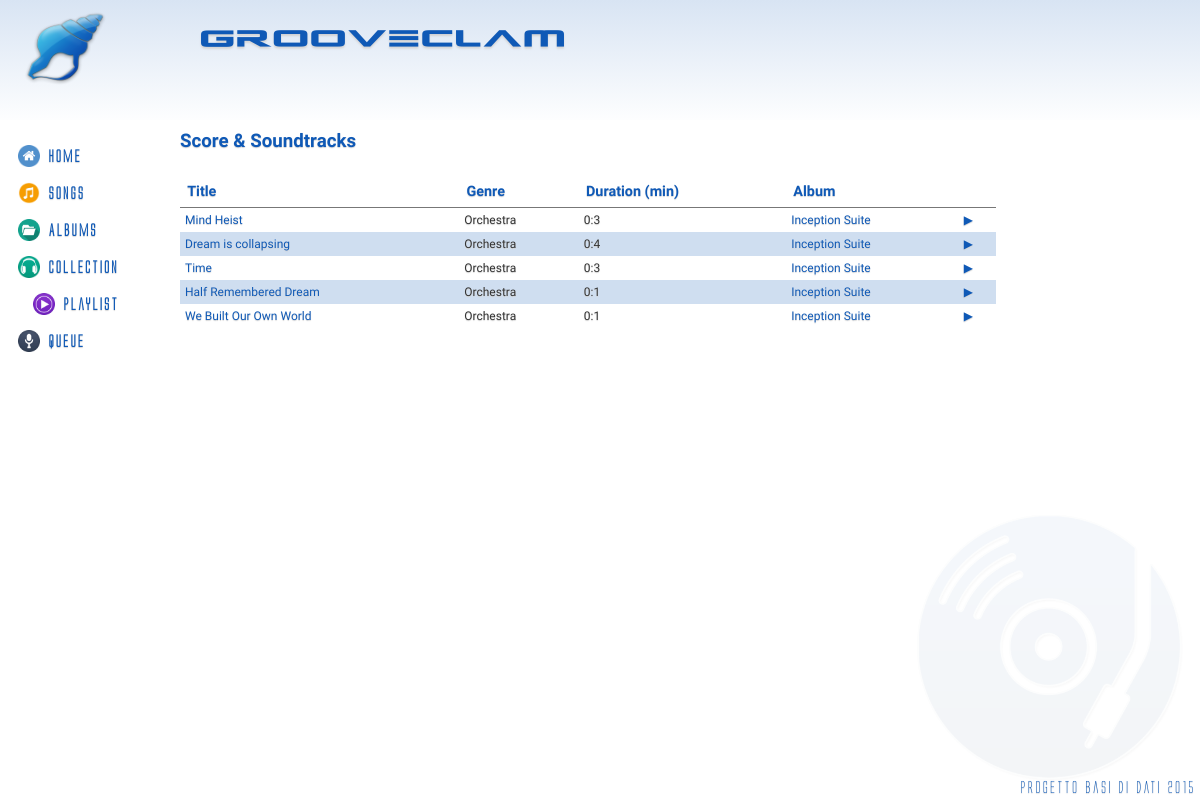
Page /?controller=playlist&action=show&id=1 on the earlier database version.
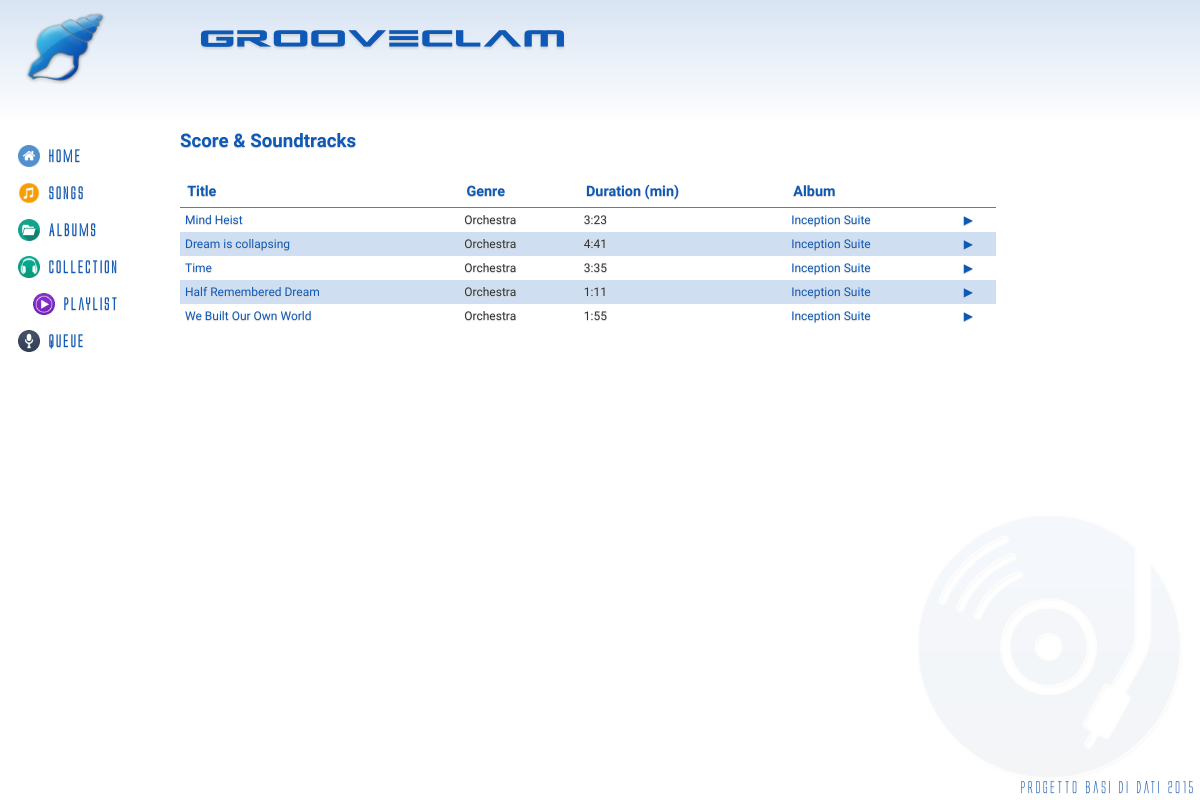
Same page on the later database version.
### tables this page shows
CREATE TABLE IF NOT EXISTS `Song` (
	`IdSong` INT(11) NOT NULL AUTO_INCREMENT,
	`IdAlbum` INT(11) NOT NULL,
	`Title` VARCHAR(140) NOT NULL,
	`Genre` VARCHAR(40) NOT NULL,
	`Duration` INT(11),
	`IdImage` INT(11) NOT NULL,
	PRIMARY KEY(`IdSong`),
	FOREIGN KEY(`IdAlbum`) REFERENCES Album(`IdAlbum`) ON DELETE CASCADE ON UPDATE CASCADE,
	FOREIGN KEY(`IdImage`) REFERENCES Cover(`IdImage`) ON DELETE CASCADE ON UPDATE CASCADE
);

CREATE TABLE IF NOT EXISTS `Album` (
	`IdAlbum` INT(11) NOT NULL AUTO_INCREMENT,
	`Title` VARCHAR(140) NOT NULL,
	`Author` VARCHAR(140) NOT NULL,
	`Info` VARCHAR(300) DEFAULT NULL,
	`Year` DATE NOT NULL,
	`Live` BOOLEAN NOT NULL,
	`Location` VARCHAR(40) DEFAULT NULL,
	PRIMARY KEY(`IdAlbum`)
);

### index.php (called while the page is built, shortened)
<?php
require_once('views/layout.php');
?>

### models/playlist.php (called while the page is built, shortened)
<?php
require_once('song.php');
class Playlist {
	private $name;
	private $songs;
	public function __construct($id, $name, $owner, $songs, $domain) {
		$this->name = $name;
		$this->songs = $songs;
	}
	public function name() {
		return $this->name;
	}
	public function songs() {
		return $this->songs;
	}
	public static function find($id) {
		$songlist = array();
		$db = Db::getInstance();
		$id = intval($id);
		$req = $db->prepare('SELECT pl.IdPlaylist, pl.Name, pl.Private, s.*, a.Author, a.Title as AlbumTitle FROM Song s INNER JOIN PlaylistSong p ON(s.IdSong = p.IdSong) INNER JOIN Playlist pl ON(pl.IdPlaylist = p.IdPlaylist) INNER JOIN Album a ON(s.IdAlbum = a.IdAlbum) WHERE pl.IdPlaylist = :id');
		$req->execute(array('id' => $id));
		foreach($req->fetchAll() as $song) {
			$songlist[] = new Song($song['IdSong'], $song['Title'], $song['Genre'], $song['Duration'], $song['Author'], $song['IdAlbum'], $song['AlbumTitle']);
		}
		return new Playlist($song['IdPlaylist'], $song['Name'], array(), $songlist, $song['Private']);
	}
}
?>

### models/song.php (called while the page is built, shortened)
<?php
class Song {
	private $id;
	private $title;
	private $genre;
	private $duration;
	private $idalbum;
	private $album;
	public function __construct($id, $title, $genre, $duration, $author, $idalbum, $album) {
		$this->id = $id;
		$this->title = $title;
		$this->genre = $genre;
		$this->duration = $duration;
		$this->idalbum = $idalbum;
		$this->album = $album;
	}
	public function id() {
		return $this->id;
	}
	public function title() {
		return $this->title;
	}
	public function genre() {
		return $this->genre;
	}
	public function duration() {
		return $this->duration;
	}
	public function idalbum() {
		return $this->idalbum;
	}
	public function	album() {
		return $this->album;
	}
}
?>

### views/playlist/show.php (the view)
<h3><?php echo $playlist->name(); ?></h3>
<table class="table">
<thead>
	<tr>
		<th>Title</th>
		<th>Genre</th>
		<th>Duration (min)</th>
		<th>Album</th>
        <th></th>
	</tr>
</thead>
<tbody>
<?php foreach($playlist->songs() as $song) { ?>
	<tr>
		<td><a href='?controller=songs&action=show&id=<?php echo $song->id(); ?>'><?php echo $song->title(); ?></a></td>
		<td><?php echo $song->genre(); ?></td>
		<td><?php echo floor($song->duration() / 60).":".($song->duration() % 60); ?></td>
		<td><a href='?controller=albums&action=show&id=<?php echo $song->idalbum(); ?>'><?php echo $song->album(); ?></a></td>
        <td><a href="#" onclick="play('<?php echo $song->duration() . '\'',',\'' . addslashes($song->title()) . '\'',',\'' . $song->id(); ?>');">&#9654;</a></td>
	</tr>
<?php } ?>
</tbody>
</table>

Differences in the rows shown:
changed song "Mind Heist": floor($song->duration()/60) "0" → "3"; $song->duration()%60 "3" → "23"
changed song "Dream is collapsing": floor($song->duration()/60) "0" → "4"; $song->duration()%60 "4" → "41"
changed song "Time": floor($song->duration()/60) "0" → "3"; $song->duration()%60 "3" → "35"
changed song "Half Remembered Dream": floor($song->duration()/60) "0" → "1"; $song->duration()%60 "1" → "11"
changed song "We Built Our Own World": floor($song->duration()/60) "0" → "1"; $song->duration()%60 "1" → "55"
